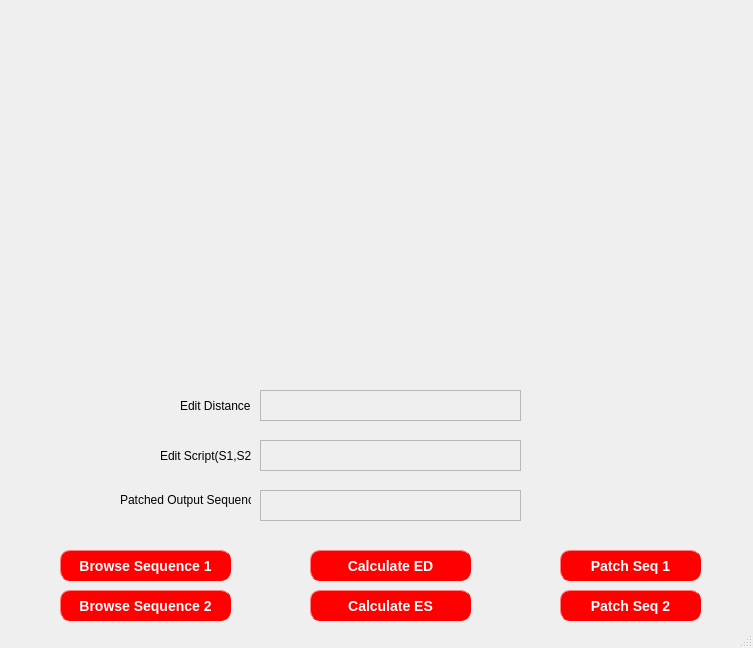
<?xml version="1.0" encoding="UTF-8"?>
<ui version="4.0">
 <class>IDPA_Project_1</class>
 <widget class="QMainWindow" name="IDPA_Project_1">
  <property name="enabled">
   <bool>true</bool>
  </property>
  <property name="geometry">
   <rect>
    <x>0</x>
    <y>0</y>
    <width>753</width>
    <height>648</height>
   </rect>
  </property>
  <property name="windowTitle">
   <string>IDPA Project 1</string>
  </property>
  <property name="styleSheet">
   <string notr="true"/>
  </property>
  <widget class="QWidget" name="centralwidget">
   <property name="autoFillBackground">
    <bool>true</bool>
   </property>
   <property name="styleSheet">
    <string notr="true"/>
   </property>
   <widget class="QTextEdit" name="editDistanceTxt">
    <property name="enabled">
     <bool>false</bool>
    </property>
    <property name="geometry">
     <rect>
      <x>260</x>
      <y>390</y>
      <width>261</width>
      <height>31</height>
     </rect>
    </property>
   </widget>
   <widget class="QPushButton" name="browseSeq1">
    <property name="geometry">
     <rect>
      <x>60</x>
      <y>550</y>
      <width>171</width>
      <height>31</height>
     </rect>
    </property>
    <property name="cursor">
     <cursorShape>PointingHandCursor</cursorShape>
    </property>
    <property name="autoFillBackground">
     <bool>false</bool>
    </property>
    <property name="styleSheet">
     <string notr="true">QPushButton {
	color: white;
	background-color: red;
    border-style: outset;
    border-width: 1px;
    border-radius: 10px;
    border-color: red;
    font: bold 14px;
    min-width: 1em;
    padding: 6px;
 }</string>
    </property>
    <property name="text">
     <string>Browse Sequence 1</string>
    </property>
   </widget>
   <widget class="QTextEdit" name="editScriptTxt">
    <property name="enabled">
     <bool>false</bool>
    </property>
    <property name="geometry">
     <rect>
      <x>260</x>
      <y>440</y>
      <width>261</width>
      <height>31</height>
     </rect>
    </property>
   </widget>
   <widget class="QLabel" name="label">
    <property name="geometry">
     <rect>
      <x>180</x>
      <y>390</y>
      <width>71</width>
      <height>31</height>
     </rect>
    </property>
    <property name="styleSheet">
     <string notr="true">QLabel
{
color: black;
font: 8pt &quot;Open Sans&quot;;
}</string>
    </property>
    <property name="text">
     <string>Edit Distance:</string>
    </property>
   </widget>
   <widget class="QLabel" name="label_2">
    <property name="geometry">
     <rect>
      <x>160</x>
      <y>440</y>
      <width>91</width>
      <height>31</height>
     </rect>
    </property>
    <property name="styleSheet">
     <string notr="true">QLabel
{
color: black;
font: 8pt &quot;Open Sans&quot;;
}</string>
    </property>
    <property name="text">
     <string>Edit Script(S1,S2):</string>
    </property>
   </widget>
   <widget class="QPushButton" name="calculateED">
    <property name="geometry">
     <rect>
      <x>310</x>
      <y>550</y>
      <width>161</width>
      <height>31</height>
     </rect>
    </property>
    <property name="cursor">
     <cursorShape>PointingHandCursor</cursorShape>
    </property>
    <property name="styleSheet">
     <string notr="true">QPushButton {
	color: white;
	background-color: red;
    border-style: outset;
    border-width: 1px;
    border-radius: 10px;
    border-color: red;
    font: bold 14px;
    min-width: 1em;
    padding: 6px;
 }</string>
    </property>
    <property name="text">
     <string>Calculate ED</string>
    </property>
   </widget>
   <widget class="QPushButton" name="browseSeq2">
    <property name="geometry">
     <rect>
      <x>60</x>
      <y>590</y>
      <width>171</width>
      <height>31</height>
     </rect>
    </property>
    <property name="cursor">
     <cursorShape>PointingHandCursor</cursorShape>
    </property>
    <property name="styleSheet">
     <string notr="true">QPushButton {
	color: white;
	background-color: red;
    border-style: outset;
    border-width: 1px;
    border-radius: 10px;
    border-color: red;
    font: bold 14px;
    min-width: 1em;
    padding: 6px;
 }
</string>
    </property>
    <property name="text">
     <string>Browse Sequence 2</string>
    </property>
   </widget>
   <widget class="QPushButton" name="calculateES">
    <property name="geometry">
     <rect>
      <x>310</x>
      <y>590</y>
      <width>161</width>
      <height>31</height>
     </rect>
    </property>
    <property name="cursor">
     <cursorShape>PointingHandCursor</cursorShape>
    </property>
    <property name="styleSheet">
     <string notr="true">QPushButton {
	color: white;
	background-color: red;
    border-style: outset;
    border-width: 1px;
    border-radius: 10px;
    border-color: red;
    font: bold 14px;
    min-width: 1em;
    padding: 6px;
 }</string>
    </property>
    <property name="text">
     <string>Calculate ES</string>
    </property>
   </widget>
   <widget class="QTextEdit" name="patchedSeqTxt">
    <property name="enabled">
     <bool>false</bool>
    </property>
    <property name="geometry">
     <rect>
      <x>260</x>
      <y>490</y>
      <width>261</width>
      <height>31</height>
     </rect>
    </property>
   </widget>
   <widget class="QLabel" name="label_5">
    <property name="geometry">
     <rect>
      <x>120</x>
      <y>490</y>
      <width>131</width>
      <height>20</height>
     </rect>
    </property>
    <property name="text">
     <string>Patched Output Sequence:</string>
    </property>
   </widget>
   <widget class="QPushButton" name="patchSeq1">
    <property name="geometry">
     <rect>
      <x>560</x>
      <y>550</y>
      <width>141</width>
      <height>31</height>
     </rect>
    </property>
    <property name="cursor">
     <cursorShape>PointingHandCursor</cursorShape>
    </property>
    <property name="styleSheet">
     <string notr="true">QPushButton {
	color: white;
	background-color: red;
    border-style: outset;
    border-width: 1px;
    border-radius: 10px;
    border-color: red;
    font: bold 14px;
    min-width: 1em;
    padding: 6px;
 }</string>
    </property>
    <property name="text">
     <string>Patch Seq 1</string>
    </property>
   </widget>
   <widget class="QPushButton" name="patchSeq2">
    <property name="geometry">
     <rect>
      <x>560</x>
      <y>590</y>
      <width>141</width>
      <height>31</height>
     </rect>
    </property>
    <property name="cursor">
     <cursorShape>PointingHandCursor</cursorShape>
    </property>
    <property name="styleSheet">
     <string notr="true">QPushButton {
	color: white;
	background-color: red;
    border-style: outset;
    border-width: 1px;
    border-radius: 10px;
    border-color: red;
    font: bold 14px;
    min-width: 1em;
    padding: 6px;
 }</string>
    </property>
    <property name="text">
     <string>Patch Seq 2</string>
    </property>
   </widget>
   <widget class="QLabel" name="label_3">
    <property name="geometry">
     <rect>
      <x>0</x>
      <y>-20</y>
      <width>761</width>
      <height>401</height>
     </rect>
    </property>
    <property name="text">
     <string/>
    </property>
    <property name="pixmap">
     <pixmap>algorithm.png</pixmap>
    </property>
   </widget>
  </widget>
  <widget class="QStatusBar" name="statusbar"/>
 </widget>
 <resources/>
 <connections/>
</ui>
